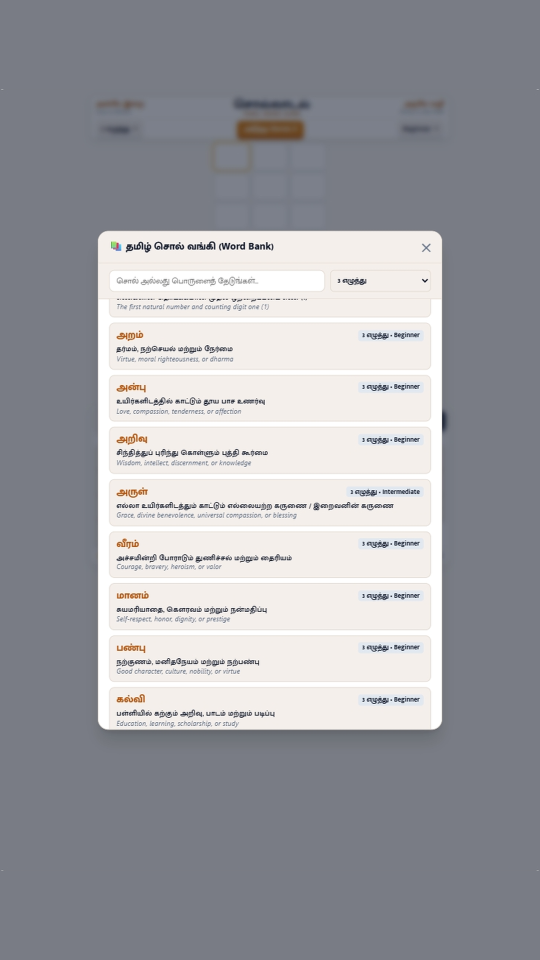
#> input picture assets/screenshots/tab-10inch-1.png, 1080 x 1920 px, found by its file name (shown at 1/2 size)
$ python convert_10inch_screenshots.py
#> lines starting #> are read from the running program, lines starting #| are printed output that depends on the picture
import os
from PIL import Image

def process_screenshots():
    src_dir = r"C:\Users\pethuraj\Desktop\solladal-screens"
    target_w, target_h = 1080, 1920 # Exact 9:16 aspect ratio

    files = ["tab-10inch-1.png", "tab-10inch-2.png", "tab-10inch-3.png"]

    for fname in files:
        fpath = os.path.join(src_dir, fname)
        if not os.path.exists(fpath):
            continue

        with Image.open(fpath) as img:
#> img is the input picture: PIL image 1080x1920 RGB; mean R, G, B 159, 159.7, 164.7
            img = img.convert("RGBA")
#> img: PIL image 1080x1920 RGBA
            w, h = img.size
#> w = 1080; h = 1920

            # Crop 6px from each edge to remove any DevTools border / rounded-corner artifacts
            crop_box = (6, 6, w - 6, h - 6)
#> crop_box = (6, 6, 1074, 1914)
            cropped = img.crop(crop_box)
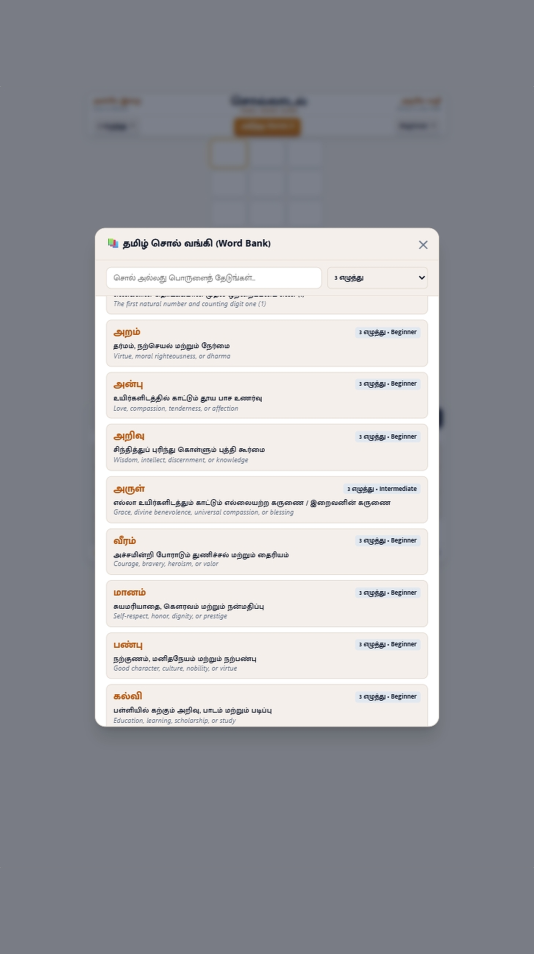
#> cropped: PIL image 1068x1908 RGBA (shown at 1/2 size); mean R, G, B, A 159.6, 160.3, 165.2, 255
            cw, ch = cropped.size
#> cw = 1068; ch = 1908

            # Sample clean background color from near the top-center edge
            bg_color = cropped.getpixel((cw // 2, 8))
#> bg_color = (121, 124, 133, 255)

            # Scale proportionally to fit 1080 width or 1920 height
            scale = min(target_w / cw, target_h / ch)
#> scale = 1.01
            new_w = int(cw * scale)
#> new_w = 1074
            new_h = int(ch * scale)
#> new_h = 1920

            resized_img = cropped.resize((new_w, new_h), Image.Resampling.LANCZOS)

            # Create full-bleed 1080x1920 canvas
            canvas = Image.new("RGBA", (target_w, target_h), bg_color)
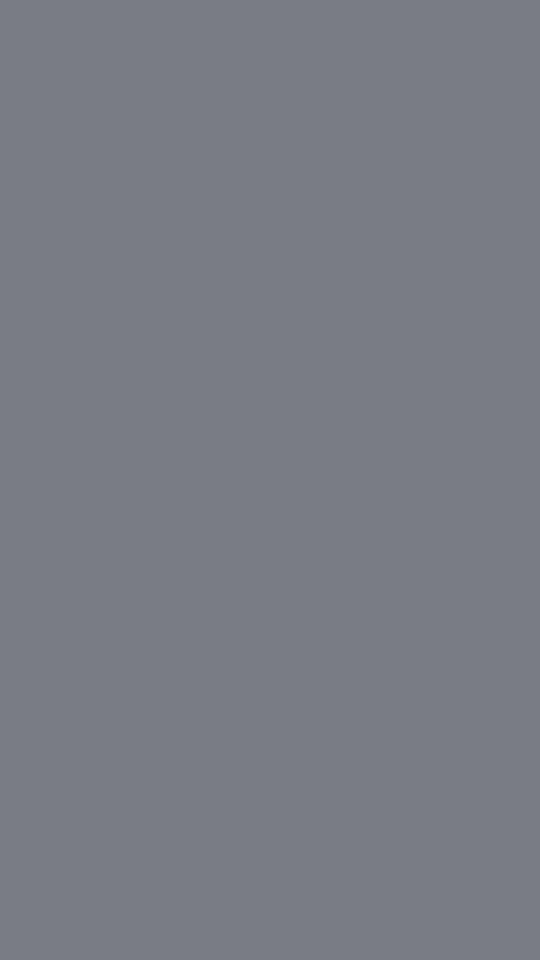
#> canvas: PIL image 1080x1920 RGBA (shown at 1/2 size); mean R, G, B, A 121, 124, 133, 255

            # Paste centered
            paste_x = (target_w - new_w) // 2
#> paste_x = 3
            paste_y = (target_h - new_h) // 2
#> paste_y = 0
            canvas.paste(resized_img, (paste_x, paste_y), resized_img)

            final_img = canvas.convert("RGB")
            final_img.save(fpath, format="PNG", optimize=True)

            file_size_kb = os.path.getsize(fpath) / 1024
            print(f"Refined {fname}: Size = {final_img.size} (9:16), File Size = {file_size_kb:.1f} KB")
#| Refined tab-10inch-1.png: Size = (1080, 1920) (9:16), File Size = 422.2 KB
#> pass 2 of the loop in process_screenshots, `for fname in files:`:
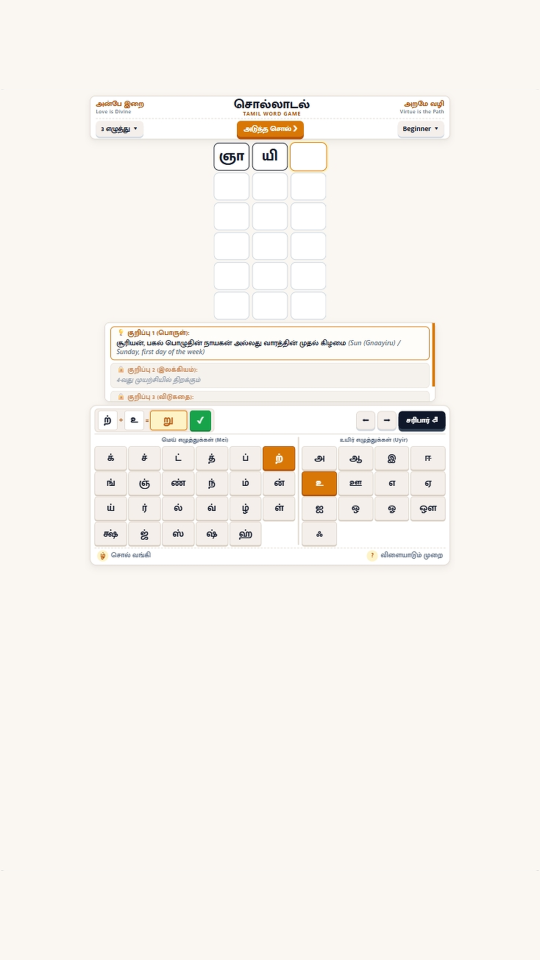
#> input picture assets/screenshots/tab-10inch-2.png, 1080 x 1920 px, found by its file name (shown at 1/2 size)
#> in process_screenshots, img is the input picture: PIL image 1080x1920 RGB; mean R, G, B 247.2, 243.9, 238.7
#> img: PIL image 1080x1920 RGBA
#> in process_screenshots, `cropped = img.crop(crop_box)`:
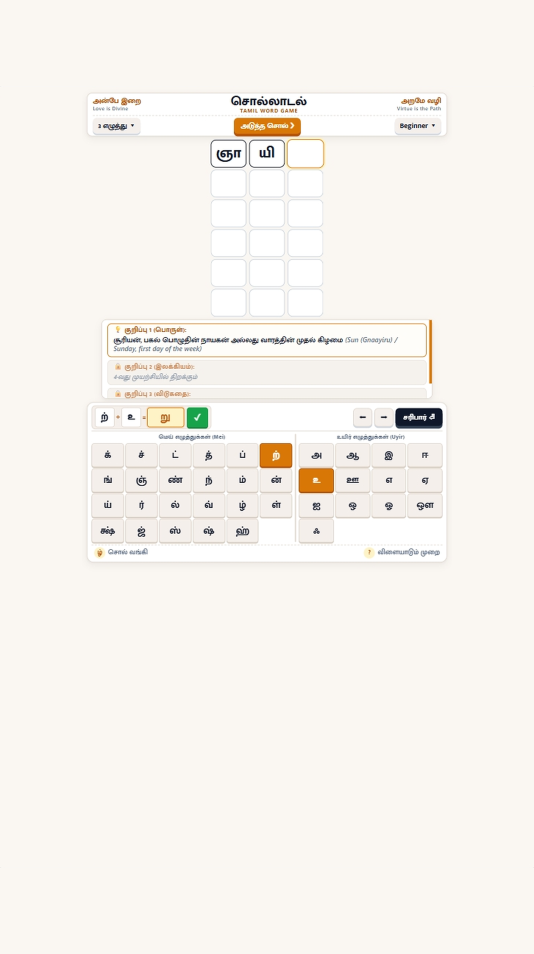
#> cropped: PIL image 1068x1908 RGBA (shown at 1/2 size); mean R, G, B, A 247.1, 243.8, 238.6, 255
#> bg_color = (250, 247, 242, 255)
#> in process_screenshots, `canvas = Image.new("RGBA", (target_w, target_h), bg_color)`:
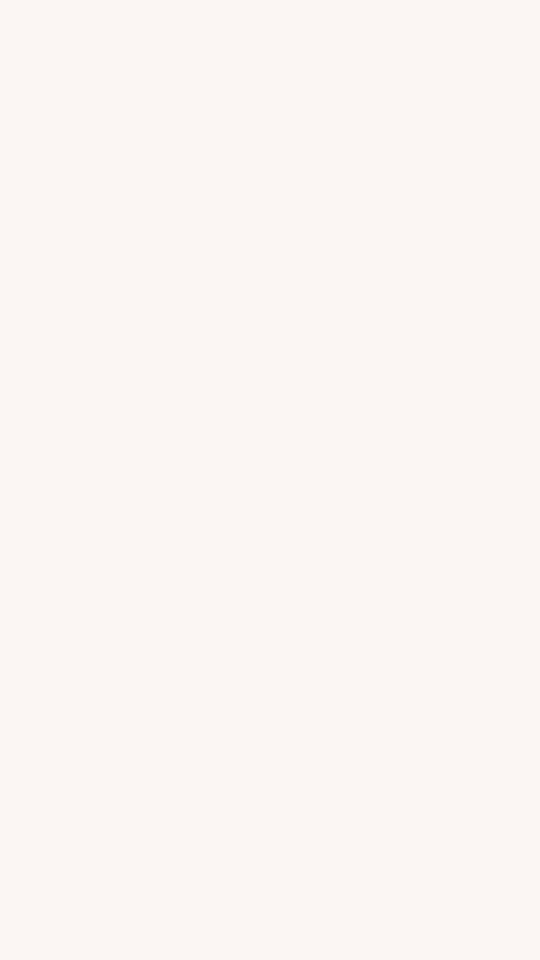
#> canvas: PIL image 1080x1920 RGBA (shown at 1/2 size); mean R, G, B, A 250, 247, 242, 255
#| Refined tab-10inch-2.png: Size = (1080, 1920) (9:16), File Size = 291.8 KB

if __name__ == "__main__":
    process_screenshots()
